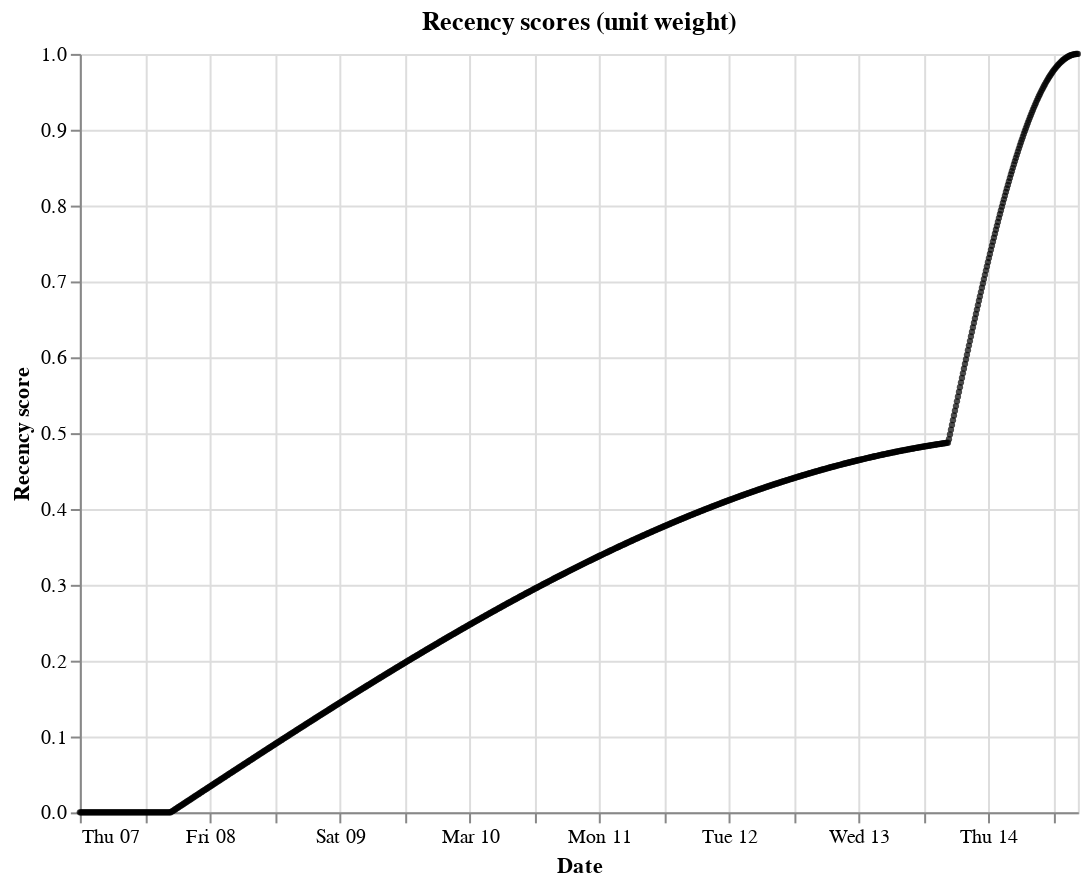

Notebook source saved alongside this figure:
### Markdown cell above
## Periods
You can provide the recency space key dates of interest (periods) to customize the recency space to your requirements.

### Code cell
custom_recency_space = RecencySpace(
    timestamp=post.created_at,
    period_time_list=[
        PeriodTime(
            timedelta(days=1)
        ),  # One unit of the signal should be the previous day.
        PeriodTime(timedelta(days=7)),  # Another unit should be the previous week.
        # Anything else should get a zero score.
    ],
)

RecencyPlotter(custom_recency_space).plot_recency_curve()

### Figure 1 — Vega-Lite specification as saved in the notebook (floating-point values rounded to 4 significant figures; data arrays with more than 128 entries replaced by an {"elided": "..."} marker saying what was removed)
{"$schema": "https://vega.github.io/schema/vega-lite/v5.16.3.json", "config": {"view": {"continuousHeight": 300, "continuousWidth": 300}}, "data": {"name": "data-2c8f2381b55345382745d8878121a992"}, "datasets": {"data-2c8f2381b55345382745d8878121a992": {"elided": "1000 records"}}, "encoding": {"tooltip": [{"field": "date", "type": "temporal"}], "x": {"field": "date", "title": "Date", "type": "temporal"}, "y": {"field": "score", "title": "Recency score", "type": "quantitative"}}, "height": 380, "mark": {"color": "black", "filled": true, "size": 10, "type": "point"}, "title": "Recency scores (unit weight)", "width": 500}
